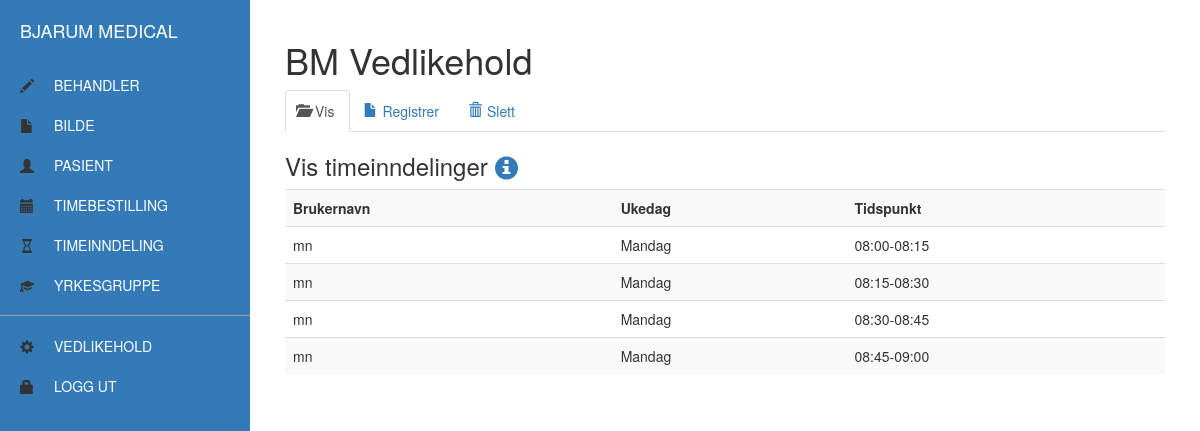
The page /vedlikehold/timeinndeling.php (signed in) on the database as committed earlier.
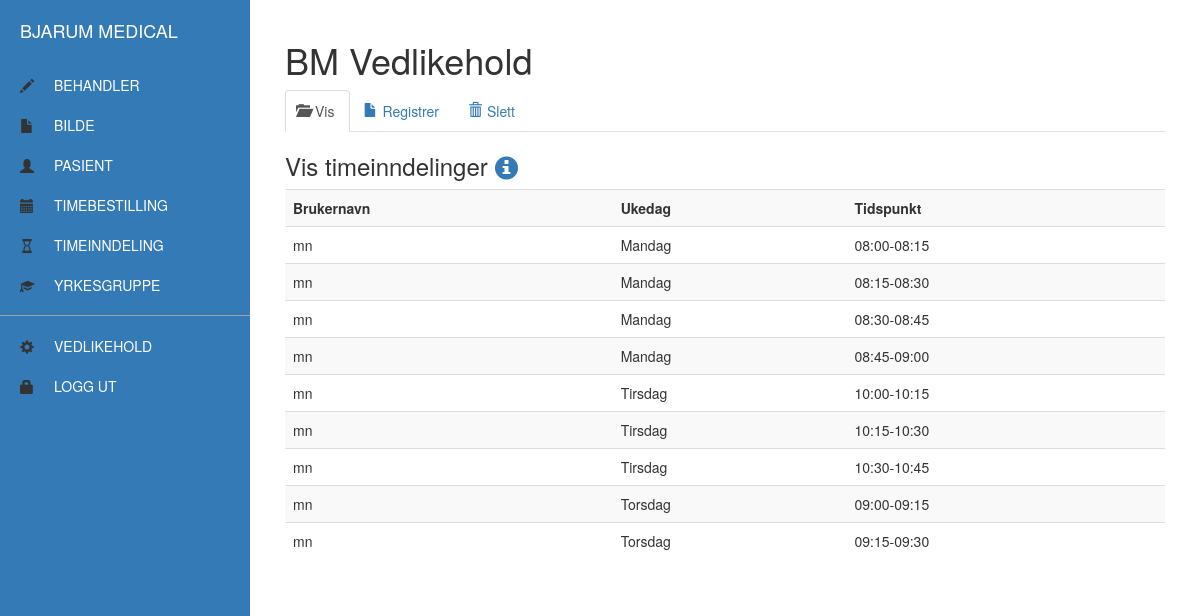
The same page on the database as committed later.
### tables this page shows
CREATE TABLE `timeinndeling` (
  `brukernavn` varchar(20) NOT NULL,
  `ukedag` varchar(10) NOT NULL,
  `tidspunkt` varchar(12) NOT NULL
);

### vedlikehold/libs/timeinndeling.php (the view, shortened to what this page needs)
<?php
function visTimeinndeling() {
  $sql = "SELECT * FROM timeinndeling";
  $result = mysqli_query($conn, $sql);
  if(mysqli_num_rows($result) > 0) {
    while($row = mysqli_fetch_assoc($result)) {
      echo "<tr>";
      echo "<td>". $row['brukernavn'] ."</td>";
      echo "<td>". $row['ukedag'] ."</td>";
      echo "<td>". $row['tidspunkt'] ."</td>";
      echo "</tr>";
    }
  } else {
    echo "<tr><td>Ingen timeinndelinger funnet</td></tr>\n";
  }
}
?>

### vedlikehold/timeinndeling.php (shortened to what this page needs)
<!DOCTYPE html>
<html lang="en">
<head>
  <link href="css/bootstrap.css" rel="stylesheet">
  <link href="css/style.css" rel="stylesheet">
  <link rel="stylesheet" href="//cdnjs.cloudflare.com/ajax/libs/timepicker/1.3.5/jquery.timepicker.min.css">
</head>
<body>
<div id="wrapper">
  <div id="sidebar-wrapper">
    <ul class="sidebar-nav">
      <li class="sidebar-brand"><a href="index.php">Bjarum Medical</a></li>
      <li><span class="glyphicon glyphmenuadjust glyphicon-pencil"></span><a href="behandler.php">Behandler</a></li>
      <li><span class="glyphicon glyphmenuadjust glyphicon-file"></span><a href="bilde.php">Bilde</a></li>
      <li><span class="glyphicon glyphmenuadjust glyphicon-user"></span><a href="pasient.php">Pasient</a></li>
      <li><span class="glyphicon glyphmenuadjust glyphicon-calendar"></span><a href="timebestilling.php">Timebestilling</a></li>
      <li><span class="glyphicon glyphmenuadjust glyphicon-hourglass"></span><a href="timeinndeling.php">Timeinndeling</a></li>
      <li><span class="glyphicon glyphmenuadjust glyphicon-education"></span><a href="yrkesgruppe.php">Yrkesgruppe</a></li>
      <hr>
      <li><span class="glyphicon glyphmenuadjust glyphicon-cog"></span><a href="vedlikehold.php">Vedlikehold</a></li>
      <?php
      @$innloggetBruker = $_SESSION["brukernavn"];
      if(!$innloggetBruker){
        echo "<li><span class=\"glyphicon glyphmenuadjust glyphicon-lock\"></span><a href=\"index.php\">Logg inn</a></li>";
      } else {
        echo "<li><span class=\"glyphicon glyphmenuadjust glyphicon-lock\"></span><a href=\"loggut.php\">Logg ut</a></li>";
      }
      ?>
    </ul>
  </div>
  <div id="page-content-wrapper">
    <div class="container-fluid">
      <div class="row">
        <div class="col-lg-12">
          <h1>BM Vedlikehold</h1>
          <?php
          if(!$innloggetBruker){
            echo "<p>Denne siden krever innlogging.</p>";
          } else {
            include("timeinndeling.inc.php");
          }
          ?>
        </div>
      </div>
    </div>
  </div>
</div>
</html>
</body>
</html>

### vedlikehold/timeinndeling.inc.php (shortened to what this page needs)
<?php
include("libs/timeinndeling.php");
?>
  <ul class="nav nav-tabs">
    <li class="active"><a data-toggle="tab" href="#vis"><span class="glyphicon glyphminiadjust glyphicon-folder-open"></span>Vis</a></li>
    <li><a data-toggle="tab" href="#registrer"><span class="glyphicon glyphminiadjust glyphicon-file"></span>Registrer</a></li>
    <li><a data-toggle="tab" href="#slett"><span class="glyphicon glyphminiadjust glyphicon-trash"></span>Slett</a></li>
  </ul>
  <div class="tab-content">
    <div id="vis" class="tab-pane fade in active">
      <h3>
        Vis timeinndelinger
        <a data-toggle="tooltip" class="tooltipLink">
          <span class="glyphicon glyphicon-info-sign icon_info" title="Viser eksisterende timeinndelinger i databasen"></span>
        </a>
      </h3>
      <p>
      <div class="table-responsive">
        <table class="table table-striped">
          <tr>
            <th>Brukernavn</th>
            <th>Ukedag</th>
            <th>Tidspunkt</th>
          </tr>
          <?php visTimeinndeling(); ?>
        </table>
      </div>
      </p>
    </div>
  </div>

### vedlikehold/css/style.css (style rules this page uses)
body { overflow-x: hidden; }
#wrapper { padding-left: 250px; -webkit-transition: all 0.5s ease; -moz-transition: all 0.5s ease; -o-transition: all 0.5s ease; transition: all 0.5s ease; }
#sidebar-wrapper { z-index: 1000; position: fixed; left: 250px; width: 250px; height: 100%; margin-left: -250px; overflow-y: auto; background: #337ab7; -webkit-transition: all 0.5s ease; -moz-transition: all 0.5s ease; -o-transition: all 0.5s ease; transition: all 0.5s ease; }
#page-content-wrapper { width: 100%; position: absolute; padding: 15px; margin-right: -250px; }
.sidebar-nav { position: absolute; top: 0; width: 250px; margin: 0; padding: 0; list-style: none; }
.sidebar-nav li { text-indent: 20px; line-height: 40px; }
.sidebar-nav li a { display: block; text-transform: uppercase; color: #fff; }
.sidebar-nav > .sidebar-brand { height: 65px; font-size: 18px; line-height: 60px; }
.sidebar-nav > .sidebar-brand a { color: #000; }
hr { border-color: #a0a0a0; margin-bottom: 10px; margin-top: 10px; }
.glyphicon { top: 4px; }
.glyphmenuadjust { top: 14px; float: left; }
.glyphminiadjust { top: 2px; left: -5px; float: left; }
@media (min-width:768px) { #wrapper { padding-left: 250px; } }
@media (min-width:768px) { #sidebar-wrapper { width: 250px; } }
@media (min-width:768px) { #page-content-wrapper { padding: 20px; margin-right: 0; position: relative; } }

Rows that differ between the two databases and show on the page:
added timeinndeling: brukernavn "mn", ukedag "Tirsdag", tidspunkt "10:00-10:15"
added timeinndeling: brukernavn "mn", ukedag "Tirsdag", tidspunkt "10:15-10:30"
added timeinndeling: brukernavn "mn", ukedag "Tirsdag", tidspunkt "10:30-10:45"
added timeinndeling: brukernavn "mn", ukedag "Torsdag", tidspunkt "09:00-09:15"
added timeinndeling: brukernavn "mn", ukedag "Torsdag", tidspunkt "09:15-09:30"
